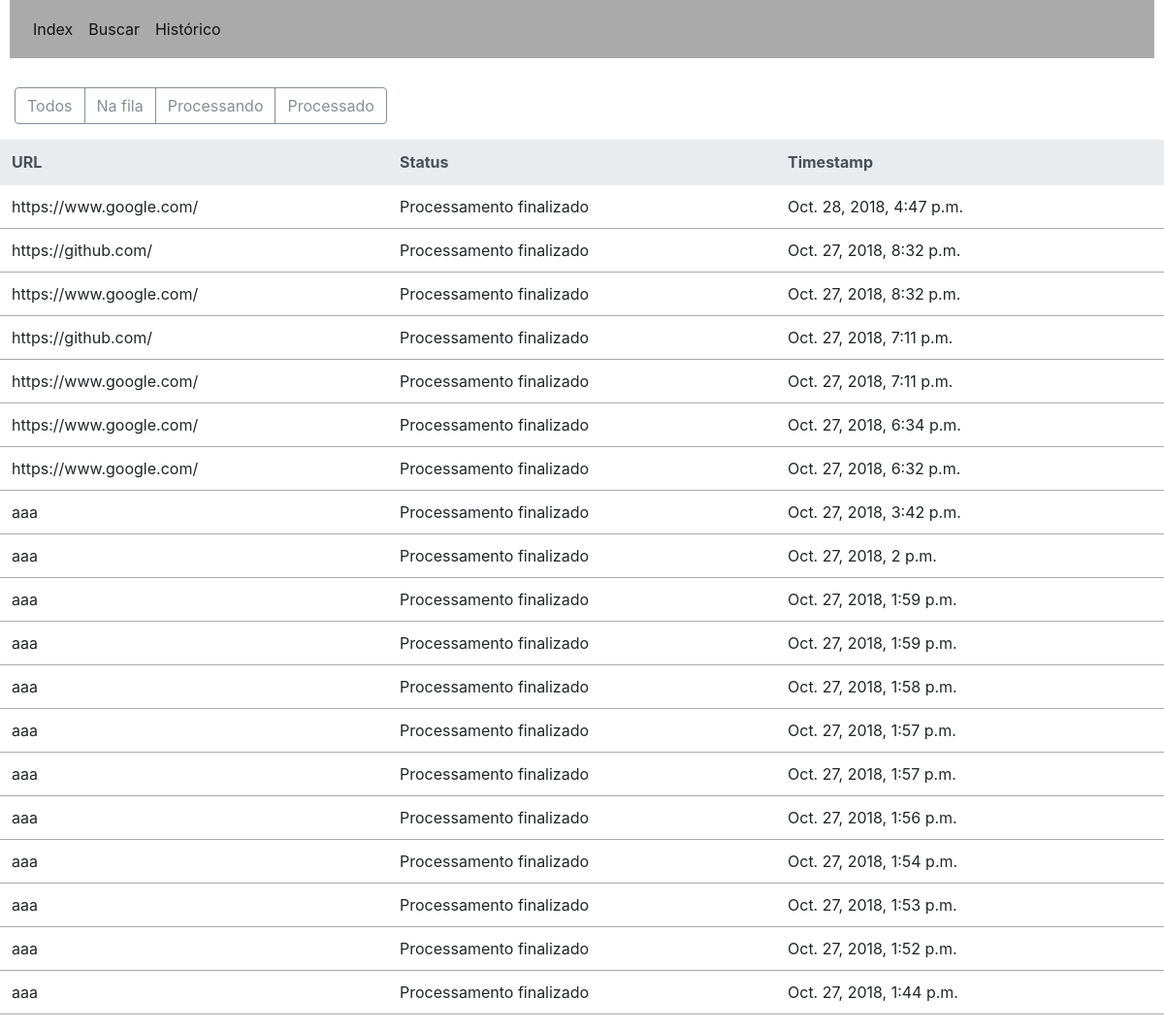
Page /classificador/lista/ on the earlier database version.
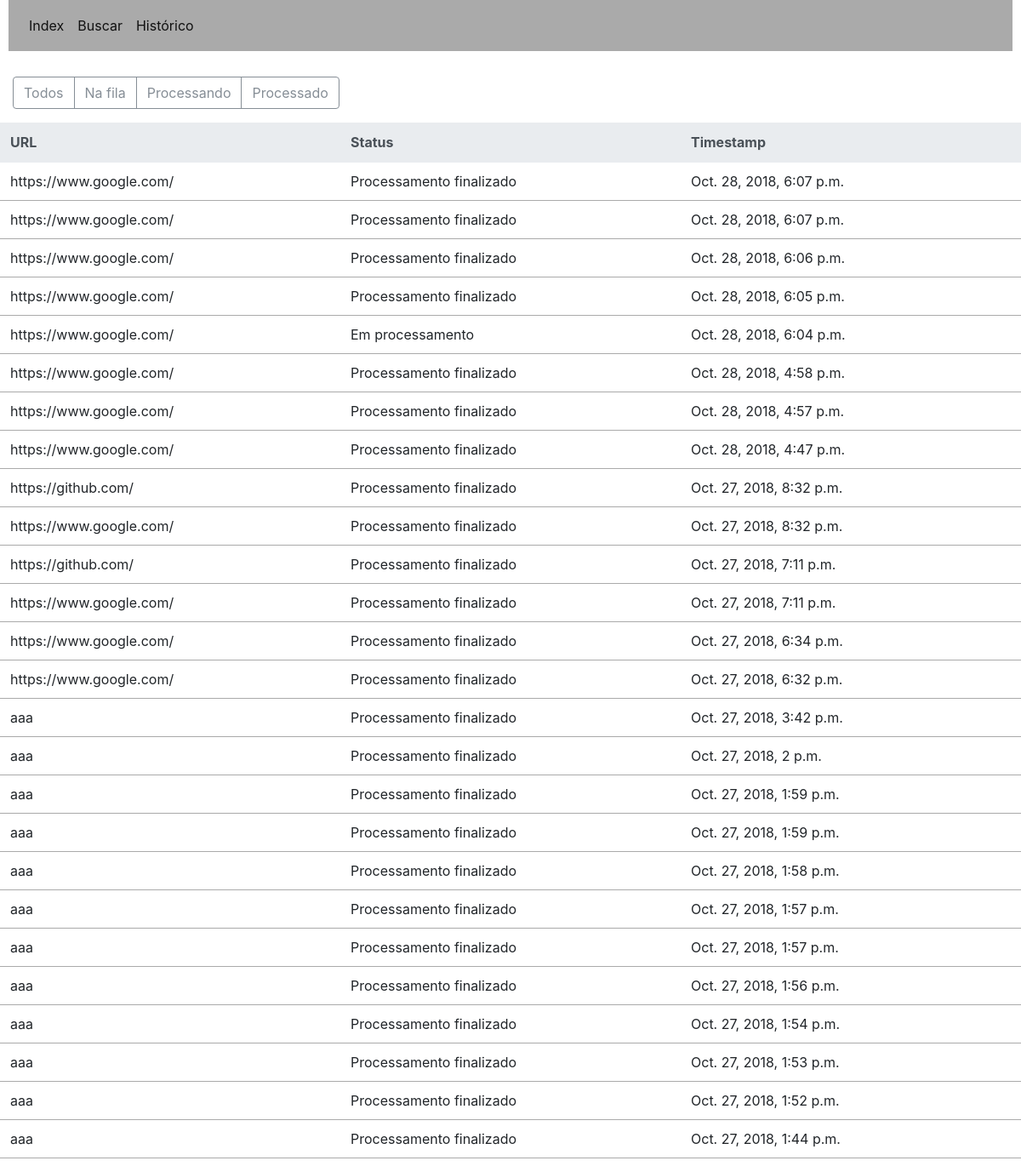
Same page on the later database version.
### classificador/models.py (models this page shows)
class Requisicao(models.Model):
	timestamp = models.DateTimeField(auto_now_add=True)
	url = models.CharField(max_length=200)
	status = models.CharField(max_length=30)

### classificador/views.py (the view)
# urls.py: path('lista/', views.querylist, name='lista'),
def querylist(request):
	context = {}
	sites = []
	try:
		reqs = get_list_or_404(Requisicao.objects.order_by('-timestamp'))
	except Http404:
		reqs = []
	for r in reqs:
		sites.append({"url":r.url, "status":r.status, "timestamp":r.timestamp})
	context = {"sites":sites}
	return render(request, 'classificador/lista.html', context)

### classificador/templates/classificador/lista.html (shortened to what this page needs)
{% load staticfiles %}
<head>
    <link rel="stylesheet" href="{% static 'css/bootstrap.min.css' %}" />
</head>
<body>
    <nav class="navbar navbar-expand-lg navbar-light">
        <div class="collapse navbar-collapse" id="navbarSupportedContent">
            <ul class="navbar-nav mr-auto">
                <li class="nav-item active">
                    <a class="nav-link" href="/classificador/index">Index</a>
                </li>
                <li class="nav-item active">
                    <a class="nav-link" href="/classificador/busca">Buscar</a>
                </li>
                <li class="nav-item active">
                    <a class="nav-link" href="/classificador/lista">Histórico</a>
                </li>
            </ul>
        </div>
    </nav>
	<div id='queryform' class="col-12">
		<form action="{% url 'list_req' %}" method="post">
			<div class="form-group">
				<div class="btn-group">
					<input type="submit" class="btn btn-outline-secondary" name="req_status" value="Todos">
					<input type="submit" class="btn btn-outline-secondary" name="req_status" value="Na fila">
					<input type="submit" class="btn btn-outline-secondary" name="req_status" value="Processando">
					<input type="submit" class="btn btn-outline-secondary" name="req_status" value="Processado">
				</div>
			</div>
		</form>
	</div>
	<table class="table">
        <thead class="thead-light">
            <tr>
              <th scope="col">URL</th>
              <th scope="col">Status</th>
              <th scope="col">Timestamp</th>
            </tr>
        </thead>
        <tbody>
        {% for ans in sites %}
            <tr>
                <td>{{ans.url}}</td>
                <td>{{ans.status}}</td>
                <td>{{ans.timestamp}}</td>
            </tr>
        {% endfor %}
        </tbody>
    </table>
</body>

### classificador/templates/classificador/lista.html (style rules this page uses)
table { border-collapse: collapse; width: 100%; table-layout: fixed; }
th, td { padding: 10px; text-align: left; border-bottom: 1px solid #aaa; word-wrap: break-word; }
.navbar { overflow: hidden; background-color: #aaa; margin-left: 10px; margin-right: 10px; margin-bottom: 30px; }
.navbar a { float: left; color: #012; text-align: left; padding: 10px 30px; text-decoration: none; font-size: 16px; }

Differences in the rows shown:
added Requisicao: url "https://www.google.com/", status "Processamento finalizado", timestamp "Oct. 28, 2018, 6:07 p.m."
added Requisicao: url "https://www.google.com/", status "Processamento finalizado", timestamp "Oct. 28, 2018, 6:07 p.m."
added Requisicao: url "https://www.google.com/", status "Processamento finalizado", timestamp "Oct. 28, 2018, 6:06 p.m."
added Requisicao: url "https://www.google.com/", status "Processamento finalizado", timestamp "Oct. 28, 2018, 6:05 p.m."
added Requisicao: url "https://www.google.com/", status "Em processamento", timestamp "Oct. 28, 2018, 6:04 p.m."
added Requisicao: url "https://www.google.com/", status "Processamento finalizado", timestamp "Oct. 28, 2018, 4:58 p.m."
added Requisicao: url "https://www.google.com/", status "Processamento finalizado", timestamp "Oct. 28, 2018, 4:57 p.m."
